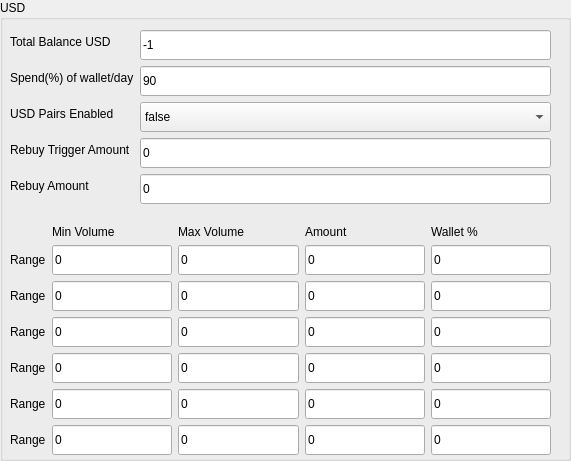
             <widget class="QGroupBox" name="groupBox_8">
              <property name="geometry">
               <rect>
                <x>610</x>
                <y>490</y>
                <width>571</width>
                <height>461</height>
               </rect>
              </property>
              <property name="title">
               <string>USD</string>
              </property>
              <widget class="QWidget" name="verticalLayoutWidget_8">
               <property name="geometry">
                <rect>
                 <x>10</x>
                 <y>30</y>
                 <width>541</width>
                 <height>425</height>
                </rect>
               </property>
               <layout class="QVBoxLayout" name="verticalLayout_8">
                <item>
                 <layout class="QFormLayout" name="formLayout_9">
                  <item row="0" column="0">
                   <widget class="QLabel" name="totalBalanceBTCLabel_6">
                    <property name="text">
                     <string>Total Balance USD</string>
                    </property>
                   </widget>
                  </item>
                  <item row="0" column="1">
                   <widget class="QLineEdit" name="txtTotalBalanceBnb">
                    <property name="minimumSize">
                     <size>
                      <width>0</width>
                      <height>30</height>
                     </size>
                    </property>
                    <property name="text">
                     <string>-1</string>
                    </property>
                    <property name="readOnly">
                     <bool>true</bool>
                    </property>
                   </widget>
                  </item>
                  <item row="1" column="0">
                   <widget class="QLabel" name="spendOfWalletDayLabel_6">
                    <property name="text">
                     <string>Spend(%) of wallet/day</string>
                    </property>
                   </widget>
                  </item>
                  <item row="1" column="1">
                   <widget class="QLineEdit" name="txtSpendPercentageBnb">
                    <property name="minimumSize">
                     <size>
                      <width>0</width>
                      <height>30</height>
                     </size>
                    </property>
                    <property name="text">
                     <string>90</string>
                    </property>
                   </widget>
                  </item>
                  <item row="2" column="0">
                   <widget class="QLabel" name="bTCPairsEnabledLabel_6">
                    <property name="text">
                     <string>USD Pairs Enabled</string>
                    </property>
                   </widget>
                  </item>
                  <item row="2" column="1">
                   <widget class="QComboBox" name="drpTradingEnabledBnb">
                    <property name="minimumSize">
                     <size>
                      <width>0</width>
                      <height>30</height>
                     </size>
                    </property>
                    <item>
                     <property name="text">
                      <string>false</string>
                     </property>
                    </item>
                    <item>
                     <property name="text">
                      <string>true</string>
                     </property>
                    </item>
                   </widget>
                  </item>
                  <item row="3" column="0">
                   <widget class="QLabel" name="asdasdaLabel">
                    <property name="text">
                     <string>Rebuy Trigger Amount</string>
                    </property>
                   </widget>
                  </item>
                  <item row="3" column="1">
                   <widget class="QLineEdit" name="txtRebuyTriggerAmountBnb">
                    <property name="minimumSize">
                     <size>
                      <width>0</width>
                      <height>30</height>
                     </size>
                    </property>
                    <property name="text">
                     <string>0</string>
                    </property>
                   </widget>
                  </item>
                  <item row="4" column="0">
                   <widget class="QLabel" name="asdadadLabel">
                    <property name="text">
                     <string>Rebuy Amount</string>
                    </property>
                   </widget>
                  </item>
                  <item row="4" column="1">
                   <widget class="QLineEdit" name="txtRebuyAmountBnb">
                    <property name="minimumSize">
                     <size>
                      <width>0</width>
                      <height>30</height>
                     </size>
                    </property>
                    <property name="text">
                     <string>0</string>
                    </property>
                   </widget>
                  </item>
                 </layout>
                </item>
                <item>
                 <spacer name="verticalSpacer_6">
                  <property name="orientation">
                   <enum>Qt::Vertical</enum>
                  </property>
                  <property name="sizeHint" stdset="0">
                   <size>
                    <width>20</width>
                    <height>10</height>
                   </size>
                  </property>
                 </spacer>
                </item>
                <item>
                 <layout class="QGridLayout" name="gridLayout_8">
                  <item row="1" column="2">
                   <widget class="QLineEdit" name="txtRangeMaxBnb1">
                    <property name="minimumSize">
                     <size>
                      <width>0</width>
                      <height>30</height>
                     </size>
                    </property>
                    <property name="text">
                     <string>0</string>
                    </property>
                   </widget>
                  </item>
                  <item row="1" column="1">
                   <widget class="QLineEdit" name="txtRangeMinBnb1">
                    <property name="minimumSize">
                     <size>
                      <width>0</width>
                      <height>30</height>
                     </size>
                    </property>
                    <property name="text">
                     <string>0</string>
                    </property>
                   </widget>
                  </item>
                  <item row="4" column="2">
                   <widget class="QLineEdit" name="txtRangeMaxBnb4">
                    <property name="minimumSize">
                     <size>
                      <width>0</width>
                      <height>30</height>
                     </size>
                    </property>
                    <property name="text">
                     <string>0</string>
                    </property>
                   </widget>
                  </item>
                  <item row="3" column="0">
                   <widget class="QLabel" name="label_51">
                    <property name="text">
                     <string>Range</string>
                    </property>
                   </widget>
                  </item>
                  <item row="2" column="1">
                   <widget class="QLineEdit" name="txtRangeMinBnb2">
                    <property name="minimumSize">
                     <size>
                      <width>0</width>
                      <height>30</height>
                     </size>
                    </property>
                    <property name="text">
                     <string>0</string>
                    </property>
                   </widget>
                  </item>
                  <item row="2" column="2">
                   <widget class="QLineEdit" name="txtRangeMaxBnb2">
                    <property name="minimumSize">
                     <size>
                      <width>0</width>
                      <height>30</height>
                     </size>
                    </property>
                    <property name="text">
                     <string>0</string>
                    </property>
                   </widget>
                  </item>
                  <item row="2" column="3">
                   <widget class="QLineEdit" name="txtRangeAmountBnb2">
                    <property name="minimumSize">
                     <size>
                      <width>0</width>
                      <height>30</height>
                     </size>
                    </property>
                    <property name="text">
                     <string>0</string>
                    </property>
                    <property name="readOnly">
                     <bool>true</bool>
                    </property>
                   </widget>
                  </item>
                  <item row="3" column="1">
                   <widget class="QLineEdit" name="txtRangeMinBnb3">
                    <property name="minimumSize">
                     <size>
                      <width>0</width>
                      <height>30</height>
                     </size>
                    </property>
                    <property name="text">
                     <string>0</string>
                    </property>
                   </widget>
                  </item>
                  <item row="3" column="2">
                   <widget class="QLineEdit" name="txtRangeMaxBnb3">
                    <property name="minimumSize">
                     <size>
                      <width>0</width>
                      <height>30</height>
                     </size>
                    </property>
                    <property name="text">
                     <string>0</string>
                    </property>
                   </widget>
                  </item>
                  <item row="3" column="3">
                   <widget class="QLineEdit" name="txtRangeAmountBnb3">
                    <property name="minimumSize">
                     <size>
                      <width>0</width>
                      <height>30</height>
                     </size>
                    </property>
                    <property name="text">
                     <string>0</string>
                    </property>
                    <property name="readOnly">
                     <bool>true</bool>
                    </property>
                   </widget>
                  </item>
                  <item row="4" column="3">
                   <widget class="QLineEdit" name="txtRangeAmountBnb4">
                    <property name="minimumSize">
                     <size>
                      <width>0</width>
                      <height>30</height>
                     </size>
                    </property>
                    <property name="text">
                     <string>0</string>
                    </property>
                    <property name="readOnly">
                     <bool>true</bool>
                    </property>
                   </widget>
                  </item>
                  <item row="4" column="4">
                   <widget class="QLineEdit" name="txtRangePercBnb4">
                    <property name="minimumSize">
                     <size>
                      <width>0</width>
                      <height>30</height>
                     </size>
                    </property>
                    <property name="text">
                     <string>0</string>
                    </property>
                   </widget>
                  </item>
                  <item row="4" column="0">
                   <widget class="QLabel" name="label_52">
                    <property name="text">
                     <string>Range</string>
                    </property>
                   </widget>
                  </item>
                  <item row="5" column="2">
                   <widget class="QLineEdit" name="txtRangeMaxBnb5">
                    <property name="minimumSize">
                     <size>
                      <width>0</width>
                      <height>30</height>
                     </size>
                    </property>
                    <property name="text">
                     <string>0</string>
                    </property>
                   </widget>
                  </item>
                  <item row="6" column="4">
                   <widget class="QLineEdit" name="txtRangePercBnb6">
                    <property name="minimumSize">
                     <size>
                      <width>0</width>
                      <height>30</height>
                     </size>
                    </property>
                    <property name="text">
                     <string>0</string>
                    </property>
                   </widget>
                  </item>
                  <item row="5" column="4">
                   <widget class="QLineEdit" name="txtRangePercBnb5">
                    <property name="minimumSize">
                     <size>
                      <width>0</width>
                      <height>30</height>
                     </size>
                    </property>
                    <property name="text">
                     <string>0</string>
                    </property>
                   </widget>
                  </item>
                  <item row="5" column="3">
                   <widget class="QLineEdit" name="txtRangeAmountBnb5">
                    <property name="minimumSize">
                     <size>
                      <width>0</width>
                      <height>30</height>
                     </size>
                    </property>
                    <property name="text">
                     <string>0</string>
                    </property>
                    <property name="readOnly">
                     <bool>true</bool>
                    </property>
                   </widget>
                  </item>
                  <item row="6" column="3">
                   <widget class="QLineEdit" name="txtRangeAmountBnb6">
                    <property name="minimumSize">
                     <size>
                      <width>0</width>
                      <height>30</height>
                     </size>
                    </property>
                    <property name="text">
                     <string>0</string>
                    </property>
                    <property name="readOnly">
                     <bool>true</bool>
                    </property>
                   </widget>
                  </item>
                  <item row="6" column="2">
                   <widget class="QLineEdit" name="txtRangeMaxBnb6">
                    <property name="minimumSize">
                     <size>
                      <width>0</width>
                      <height>30</height>
                     </size>
                    </property>
                    <property name="text">
                     <string>0</string>
                    </property>
                   </widget>
                  </item>
                  <item row="5" column="1">
                   <widget class="QLineEdit" name="txtRangeMinBnb5">
                    <property name="minimumSize">
                     <size>
                      <width>0</width>
                      <height>30</height>
                     </size>
                    </property>
                    <property name="text">
                     <string>0</string>
                    </property>
                   </widget>
                  </item>
                  <item row="6" column="0">
                   <widget class="QLabel" name="label_53">
                    <property name="text">
                     <string>Range</string>
                    </property>
                   </widget>
                  </item>
                  <item row="6" column="1">
                   <widget class="QLineEdit" name="txtRangeMinBnb6">
                    <property name="minimumSize">
                     <size>
                      <width>0</width>
                      <height>30</height>
                     </size>
                    </property>
                    <property name="text">
                     <string>0</string>
                    </property>
                   </widget>
                  </item>
                  <item row="5" column="0">
                   <widget class="QLabel" name="label_54">
                    <property name="text">
                     <string>Range</string>
                    </property>
                   </widget>
                  </item>
                  <item row="1" column="0">
                   <widget class="QLabel" name="label_55">
                    <property name="text">
                     <string>Range</string>
                    </property>
                   </widget>
                  </item>
                  <item row="2" column="0">
                   <widget class="QLabel" name="label_56">
                    <property name="text">
                     <string>Range</string>
                    </property>
                   </widget>
                  </item>
                  <item row="1" column="3">
                   <widget class="QLineEdit" name="txtRangeAmountBnb1">
                    <property name="minimumSize">
                     <size>
                      <width>0</width>
                      <height>30</height>
                     </size>
                    </property>
                    <property name="text">
                     <string>0</string>
                    </property>
                    <property name="readOnly">
                     <bool>true</bool>
                    </property>
                   </widget>
                  </item>
                  <item row="0" column="3">
                   <widget class="QLabel" name="label_57">
                    <property name="frameShadow">
                     <enum>QFrame::Plain</enum>
                    </property>
                    <property name="lineWidth">
                     <number>6</number>
                    </property>
                    <property name="text">
                     <string>Amount</string>
                    </property>
                   </widget>
                  </item>
                  <item row="0" column="1">
                   <widget class="QLabel" name="label_58">
                    <property name="text">
                     <string>Min Volume</string>
                    </property>
                   </widget>
                  </item>
                  <item row="0" column="2">
                   <widget class="QLabel" name="label_59">
                    <property name="text">
                     <string>Max Volume</string>
                    </property>
                   </widget>
                  </item>
                  <item row="2" column="4">
                   <widget class="QLineEdit" name="txtRangePercBnb2">
                    <property name="minimumSize">
                     <size>
                      <width>0</width>
                      <height>30</height>
                     </size>
                    </property>
                    <property name="text">
                     <string>0</string>
                    </property>
                   </widget>
                  </item>
                  <item row="1" column="4">
                   <widget class="QLineEdit" name="txtRangePercBnb1">
                    <property name="minimumSize">
                     <size>
                      <width>0</width>
                      <height>30</height>
                     </size>
                    </property>
                    <property name="text">
                     <string>0</string>
                    </property>
                   </widget>
                  </item>
                  <item row="0" column="4">
                   <widget class="QLabel" name="label_60">
                    <property name="text">
                     <string>Wallet %</string>
                    </property>
                   </widget>
                  </item>
                  <item row="3" column="4">
                   <widget class="QLineEdit" name="txtRangePercBnb3">
                    <property name="minimumSize">
                     <size>
                      <width>0</width>
                      <height>30</height>
                     </size>
                    </property>
                    <property name="text">
                     <string>0</string>
                    </property>
                   </widget>
                  </item>
                  <item row="4" column="1">
                   <widget class="QLineEdit" name="txtRangeMinBnb4">
                    <property name="minimumSize">
                     <size>
                      <width>0</width>
                      <height>30</height>
                     </size>
                    </property>
                    <property name="text">
                     <string>0</string>
                    </property>
                   </widget>
                  </item>
                 </layout>
                </item>
               </layout>
              </widget>
             </widget>
